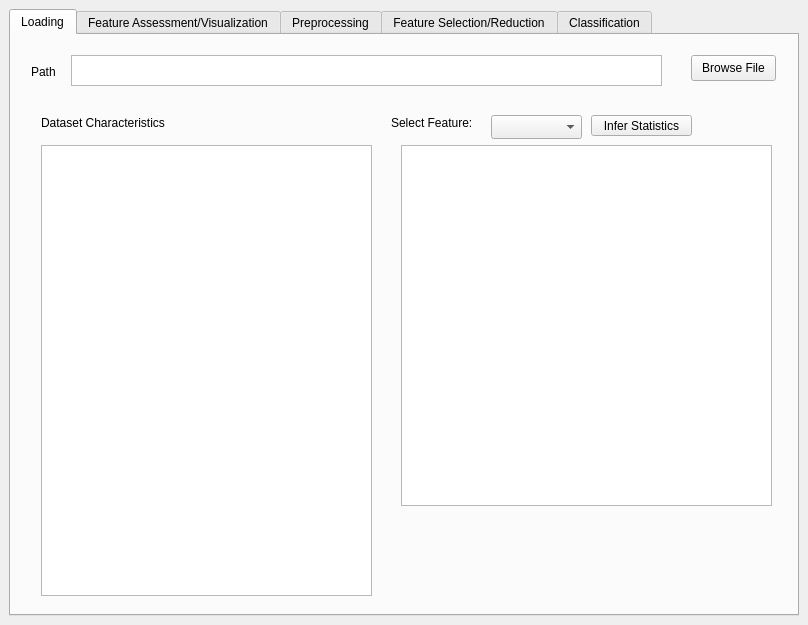
<?xml version="1.0" encoding="UTF-8"?>
<ui version="4.0">
 <class>MainWindow</class>
 <widget class="QMainWindow" name="MainWindow">
  <property name="geometry">
   <rect>
    <x>0</x>
    <y>0</y>
    <width>808</width>
    <height>625</height>
   </rect>
  </property>
  <property name="windowTitle">
   <string>Default Credit Card Predictor</string>
  </property>
  <widget class="QWidget" name="centralwidget">
   <layout class="QVBoxLayout" name="verticalLayout">
    <item>
     <widget class="QTabWidget" name="tabWidget">
      <property name="currentIndex">
       <number>0</number>
      </property>
      <widget class="QWidget" name="loading_tab">
       <attribute name="title">
        <string>Loading</string>
       </attribute>
       <widget class="QTextBrowser" name="path_text">
        <property name="geometry">
         <rect>
          <x>60</x>
          <y>20</y>
          <width>591</width>
          <height>31</height>
         </rect>
        </property>
       </widget>
       <widget class="QLabel" name="path_label">
        <property name="geometry">
         <rect>
          <x>20</x>
          <y>30</y>
          <width>59</width>
          <height>14</height>
         </rect>
        </property>
        <property name="text">
         <string>Path</string>
        </property>
       </widget>
       <widget class="QPushButton" name="browse_file_button">
        <property name="geometry">
         <rect>
          <x>680</x>
          <y>20</y>
          <width>85</width>
          <height>26</height>
         </rect>
        </property>
        <property name="text">
         <string>Browse File</string>
        </property>
       </widget>
       <widget class="QLabel" name="dataset_label">
        <property name="geometry">
         <rect>
          <x>30</x>
          <y>80</y>
          <width>151</width>
          <height>16</height>
         </rect>
        </property>
        <property name="text">
         <string>Dataset Characteristics</string>
        </property>
       </widget>
       <widget class="QLabel" name="select_feature_label">
        <property name="geometry">
         <rect>
          <x>380</x>
          <y>80</y>
          <width>101</width>
          <height>16</height>
         </rect>
        </property>
        <property name="text">
         <string>Select Feature:</string>
        </property>
       </widget>
       <widget class="QPushButton" name="select_feature_ok">
        <property name="geometry">
         <rect>
          <x>580</x>
          <y>80</y>
          <width>101</width>
          <height>21</height>
         </rect>
        </property>
        <property name="text">
         <string>Infer Statistics</string>
        </property>
       </widget>
       <widget class="QTextBrowser" name="dataset_text">
        <property name="geometry">
         <rect>
          <x>30</x>
          <y>110</y>
          <width>331</width>
          <height>451</height>
         </rect>
        </property>
       </widget>
       <widget class="QTextBrowser" name="feature_stats">
        <property name="geometry">
         <rect>
          <x>390</x>
          <y>110</y>
          <width>371</width>
          <height>361</height>
         </rect>
        </property>
       </widget>
       <widget class="QComboBox" name="feature_input">
        <property name="geometry">
         <rect>
          <x>480</x>
          <y>80</y>
          <width>91</width>
          <height>24</height>
         </rect>
        </property>
       </widget>
      </widget>
      <widget class="QWidget" name="visualization_tab">
       <attribute name="title">
        <string>Feature Assessment/Visualization</string>
       </attribute>
       <widget class="QGroupBox" name="groupBox">
        <property name="geometry">
         <rect>
          <x>20</x>
          <y>20</y>
          <width>751</width>
          <height>121</height>
         </rect>
        </property>
        <property name="title">
         <string>Feature Inspection</string>
        </property>
        <widget class="QRadioButton" name="histogram_dist">
         <property name="geometry">
          <rect>
           <x>10</x>
           <y>30</y>
           <width>251</width>
           <height>21</height>
          </rect>
         </property>
         <property name="text">
          <string>Normalized Histogram Distribution</string>
         </property>
        </widget>
        <widget class="QRadioButton" name="box_plot">
         <property name="geometry">
          <rect>
           <x>250</x>
           <y>30</y>
           <width>81</width>
           <height>21</height>
          </rect>
         </property>
         <property name="text">
          <string>Box Plot</string>
         </property>
        </widget>
        <widget class="QRadioButton" name="pairwise_histogram">
         <property name="geometry">
          <rect>
           <x>330</x>
           <y>30</y>
           <width>171</width>
           <height>21</height>
          </rect>
         </property>
         <property name="text">
          <string>Pairwise Relationships</string>
         </property>
        </widget>
        <widget class="QPushButton" name="plot_figure_button">
         <property name="geometry">
          <rect>
           <x>20</x>
           <y>90</y>
           <width>85</width>
           <height>26</height>
          </rect>
         </property>
         <property name="text">
          <string>Inspect</string>
         </property>
        </widget>
        <widget class="QLabel" name="select_feature1_label">
         <property name="geometry">
          <rect>
           <x>20</x>
           <y>60</y>
           <width>101</width>
           <height>16</height>
          </rect>
         </property>
         <property name="text">
          <string>Select Feature:</string>
         </property>
        </widget>
        <widget class="QComboBox" name="feature1_input">
         <property name="geometry">
          <rect>
           <x>120</x>
           <y>60</y>
           <width>91</width>
           <height>24</height>
          </rect>
         </property>
        </widget>
        <widget class="QComboBox" name="feature2_input">
         <property name="geometry">
          <rect>
           <x>220</x>
           <y>60</y>
           <width>91</width>
           <height>24</height>
          </rect>
         </property>
        </widget>
        <widget class="QComboBox" name="kind_of_diagonal_plot">
         <property name="geometry">
          <rect>
           <x>440</x>
           <y>60</y>
           <width>191</width>
           <height>24</height>
          </rect>
         </property>
         <item>
          <property name="text">
           <string>Histogram</string>
          </property>
         </item>
         <item>
          <property name="text">
           <string>Kernel Density Estimation</string>
          </property>
         </item>
        </widget>
        <widget class="QLabel" name="diagonal_subplots_label">
         <property name="geometry">
          <rect>
           <x>320</x>
           <y>60</y>
           <width>161</width>
           <height>16</height>
          </rect>
         </property>
         <property name="text">
          <string>Diagonal Subplots:</string>
         </property>
        </widget>
        <widget class="QRadioButton" name="pca_2d">
         <property name="geometry">
          <rect>
           <x>650</x>
           <y>60</y>
           <width>105</width>
           <height>21</height>
          </rect>
         </property>
         <property name="text">
          <string>PCA</string>
         </property>
        </widget>
        <widget class="QRadioButton" name="cdf">
         <property name="geometry">
          <rect>
           <x>500</x>
           <y>30</y>
           <width>81</width>
           <height>21</height>
          </rect>
         </property>
         <property name="text">
          <string>CDF/EDF</string>
         </property>
        </widget>
        <widget class="QRadioButton" name="lda">
         <property name="geometry">
          <rect>
           <x>650</x>
           <y>90</y>
           <width>71</width>
           <height>21</height>
          </rect>
         </property>
         <property name="text">
          <string>LDA</string>
         </property>
        </widget>
        <widget class="QRadioButton" name="pearson_correlation">
         <property name="geometry">
          <rect>
           <x>590</x>
           <y>30</y>
           <width>151</width>
           <height>21</height>
          </rect>
         </property>
         <property name="text">
          <string>Pearson Correlation</string>
         </property>
        </widget>
       </widget>
       <widget class="QLabel" name="feature_inspection_fig">
        <property name="geometry">
         <rect>
          <x>30</x>
          <y>170</y>
          <width>731</width>
          <height>381</height>
         </rect>
        </property>
        <property name="text">
         <string/>
        </property>
       </widget>
       <widget class="QTableWidget" name="correlation_table">
        <property name="geometry">
         <rect>
          <x>30</x>
          <y>170</y>
          <width>731</width>
          <height>381</height>
         </rect>
        </property>
       </widget>
      </widget>
      <widget class="QWidget" name="preprocessing_tab">
       <attribute name="title">
        <string>Preprocessing</string>
       </attribute>
       <widget class="QGroupBox" name="groupBox_2">
        <property name="geometry">
         <rect>
          <x>20</x>
          <y>20</y>
          <width>741</width>
          <height>101</height>
         </rect>
        </property>
        <property name="title">
         <string>Dataset Transformation</string>
        </property>
        <widget class="QRadioButton" name="standardize_radio">
         <property name="geometry">
          <rect>
           <x>20</x>
           <y>30</y>
           <width>161</width>
           <height>21</height>
          </rect>
         </property>
         <property name="text">
          <string>Standardize Features</string>
         </property>
        </widget>
        <widget class="QRadioButton" name="scale_minmax_radio">
         <property name="geometry">
          <rect>
           <x>190</x>
           <y>30</y>
           <width>211</width>
           <height>21</height>
          </rect>
         </property>
         <property name="text">
          <string>Scale Features to range [0,1]</string>
         </property>
        </widget>
        <widget class="QRadioButton" name="scale_absmax_radio">
         <property name="geometry">
          <rect>
           <x>410</x>
           <y>30</y>
           <width>211</width>
           <height>21</height>
          </rect>
         </property>
         <property name="text">
          <string>Scale Features to range [-1,1]</string>
         </property>
        </widget>
        <widget class="QRadioButton" name="normalize_samples_radio">
         <property name="geometry">
          <rect>
           <x>190</x>
           <y>60</y>
           <width>161</width>
           <height>21</height>
          </rect>
         </property>
         <property name="text">
          <string>Normalize Samples</string>
         </property>
        </widget>
        <widget class="QPushButton" name="transform_button">
         <property name="geometry">
          <rect>
           <x>360</x>
           <y>60</y>
           <width>111</width>
           <height>26</height>
          </rect>
         </property>
         <property name="text">
          <string>Transform Data</string>
         </property>
        </widget>
        <widget class="QPushButton" name="reset_button">
         <property name="geometry">
          <rect>
           <x>490</x>
           <y>60</y>
           <width>131</width>
           <height>26</height>
          </rect>
         </property>
         <property name="text">
          <string>Reset Original Data</string>
         </property>
        </widget>
        <widget class="QRadioButton" name="normalize_features_radio">
         <property name="geometry">
          <rect>
           <x>20</x>
           <y>60</y>
           <width>161</width>
           <height>21</height>
          </rect>
         </property>
         <property name="text">
          <string>Normalize Features</string>
         </property>
        </widget>
       </widget>
       <widget class="QGroupBox" name="groupBox_3">
        <property name="geometry">
         <rect>
          <x>10</x>
          <y>120</y>
          <width>741</width>
          <height>281</height>
         </rect>
        </property>
        <property name="title">
         <string>Dataset Balancing</string>
        </property>
        <widget class="QRadioButton" name="ncl_radio">
         <property name="geometry">
          <rect>
           <x>30</x>
           <y>150</y>
           <width>271</width>
           <height>21</height>
          </rect>
         </property>
         <property name="text">
          <string>Neighboorhood Cleaning Rule</string>
         </property>
        </widget>
        <widget class="QRadioButton" name="nearmiss_3_radio">
         <property name="geometry">
          <rect>
           <x>30</x>
           <y>120</y>
           <width>271</width>
           <height>21</height>
          </rect>
         </property>
         <property name="text">
          <string>NearMiss-3</string>
         </property>
        </widget>
        <widget class="QRadioButton" name="random_majority_radio">
         <property name="geometry">
          <rect>
           <x>30</x>
           <y>60</y>
           <width>341</width>
           <height>21</height>
          </rect>
         </property>
         <property name="text">
          <string>Random Majority Undersampling with Replacement</string>
         </property>
        </widget>
        <widget class="QRadioButton" name="nearmiss_1_radio">
         <property name="geometry">
          <rect>
           <x>30</x>
           <y>90</y>
           <width>311</width>
           <height>21</height>
          </rect>
         </property>
         <property name="text">
          <string>NearMiss-1</string>
         </property>
        </widget>
        <widget class="QRadioButton" name="random_minority_radio">
         <property name="geometry">
          <rect>
           <x>390</x>
           <y>60</y>
           <width>341</width>
           <height>21</height>
          </rect>
         </property>
         <property name="text">
          <string>Random Minority Oversampling with Replacement</string>
         </property>
        </widget>
        <widget class="QRadioButton" name="smote_radio">
         <property name="geometry">
          <rect>
           <x>390</x>
           <y>90</y>
           <width>351</width>
           <height>21</height>
          </rect>
         </property>
         <property name="text">
          <string>SMOTE - Synthetic Minority Oversampling Technique</string>
         </property>
        </widget>
        <widget class="QLabel" name="label">
         <property name="geometry">
          <rect>
           <x>30</x>
           <y>30</y>
           <width>101</width>
           <height>16</height>
          </rect>
         </property>
         <property name="font">
          <font>
           <weight>75</weight>
           <bold>true</bold>
          </font>
         </property>
         <property name="text">
          <string>Undersampling</string>
         </property>
        </widget>
        <widget class="QLabel" name="label_2">
         <property name="geometry">
          <rect>
           <x>390</x>
           <y>30</y>
           <width>101</width>
           <height>16</height>
          </rect>
         </property>
         <property name="font">
          <font>
           <weight>75</weight>
           <bold>true</bold>
          </font>
         </property>
         <property name="text">
          <string>Oversampling</string>
         </property>
        </widget>
       </widget>
       <widget class="QPushButton" name="resample_button">
        <property name="geometry">
         <rect>
          <x>250</x>
          <y>300</y>
          <width>85</width>
          <height>26</height>
         </rect>
        </property>
        <property name="text">
         <string>Resample</string>
        </property>
       </widget>
       <widget class="QPushButton" name="reset_button2">
        <property name="geometry">
         <rect>
          <x>350</x>
          <y>300</y>
          <width>131</width>
          <height>26</height>
         </rect>
        </property>
        <property name="text">
         <string>Reset Original Data</string>
        </property>
       </widget>
      </widget>
      <widget class="QWidget" name="feature_selection_tab">
       <attribute name="title">
        <string>Feature Selection/Reduction</string>
       </attribute>
       <widget class="QGroupBox" name="groupBox_4">
        <property name="geometry">
         <rect>
          <x>20</x>
          <y>10</y>
          <width>751</width>
          <height>391</height>
         </rect>
        </property>
        <property name="title">
         <string>Feature Selection</string>
        </property>
        <widget class="QRadioButton" name="mRMR_radio">
         <property name="geometry">
          <rect>
           <x>10</x>
           <y>150</y>
           <width>351</width>
           <height>21</height>
          </rect>
         </property>
         <property name="text">
          <string>minimum Redundancy Maximum Relevance (mRMR)</string>
         </property>
        </widget>
        <widget class="QRadioButton" name="information_gain_radio">
         <property name="geometry">
          <rect>
           <x>10</x>
           <y>60</y>
           <width>141</width>
           <height>20</height>
          </rect>
         </property>
         <property name="text">
          <string>Information Gain</string>
         </property>
        </widget>
        <widget class="QRadioButton" name="gain_ratio_radio">
         <property name="geometry">
          <rect>
           <x>150</x>
           <y>60</y>
           <width>91</width>
           <height>21</height>
          </rect>
         </property>
         <property name="text">
          <string>Gain Ratio</string>
         </property>
        </widget>
        <widget class="QLabel" name="label_3">
         <property name="geometry">
          <rect>
           <x>10</x>
           <y>30</y>
           <width>101</width>
           <height>16</height>
          </rect>
         </property>
         <property name="font">
          <font>
           <weight>75</weight>
           <bold>true</bold>
          </font>
         </property>
         <property name="text">
          <string>Filter Methods</string>
         </property>
        </widget>
        <widget class="QLabel" name="label_4">
         <property name="geometry">
          <rect>
           <x>10</x>
           <y>220</y>
           <width>131</width>
           <height>16</height>
          </rect>
         </property>
         <property name="font">
          <font>
           <weight>75</weight>
           <bold>true</bold>
          </font>
         </property>
         <property name="text">
          <string>Wrapper Methods</string>
         </property>
        </widget>
        <widget class="QRadioButton" name="fisher_score_radio">
         <property name="geometry">
          <rect>
           <x>480</x>
           <y>60</y>
           <width>101</width>
           <height>21</height>
          </rect>
         </property>
         <property name="text">
          <string>Fisher Score</string>
         </property>
        </widget>
        <widget class="QRadioButton" name="chi_squared_radio">
         <property name="geometry">
          <rect>
           <x>250</x>
           <y>60</y>
           <width>101</width>
           <height>21</height>
          </rect>
         </property>
         <property name="text">
          <string>Chi Squared</string>
         </property>
        </widget>
        <widget class="QRadioButton" name="kw_radio">
         <property name="geometry">
          <rect>
           <x>360</x>
           <y>60</y>
           <width>111</width>
           <height>21</height>
          </rect>
         </property>
         <property name="text">
          <string>Kruskal-Wallis</string>
         </property>
        </widget>
        <widget class="QRadioButton" name="pearson_corr_ff_radio">
         <property name="geometry">
          <rect>
           <x>10</x>
           <y>90</y>
           <width>291</width>
           <height>21</height>
          </rect>
         </property>
         <property name="text">
          <string>Pearson Correlation (Feature-Feature)</string>
         </property>
        </widget>
        <widget class="QRadioButton" name="auc_radio">
         <property name="geometry">
          <rect>
           <x>10</x>
           <y>180</y>
           <width>311</width>
           <height>21</height>
          </rect>
         </property>
         <property name="text">
          <string>Area Under the Curve (AUC) of the ROC curve</string>
         </property>
        </widget>
        <widget class="QSpinBox" name="n_features_spinBox">
         <property name="geometry">
          <rect>
           <x>230</x>
           <y>310</y>
           <width>47</width>
           <height>24</height>
          </rect>
         </property>
         <property name="minimum">
          <number>1</number>
         </property>
        </widget>
        <widget class="QLabel" name="label_6">
         <property name="geometry">
          <rect>
           <x>90</x>
           <y>310</y>
           <width>131</width>
           <height>16</height>
          </rect>
         </property>
         <property name="text">
          <string>Top Features to Keep:</string>
         </property>
        </widget>
        <widget class="QPushButton" name="fs_pushButton">
         <property name="geometry">
          <rect>
           <x>300</x>
           <y>310</y>
           <width>161</width>
           <height>26</height>
          </rect>
         </property>
         <property name="text">
          <string>Apply Feature Selection</string>
         </property>
        </widget>
        <widget class="QPushButton" name="reset_button3">
         <property name="geometry">
          <rect>
           <x>470</x>
           <y>310</y>
           <width>131</width>
           <height>26</height>
          </rect>
         </property>
         <property name="text">
          <string>Reset Original Data</string>
         </property>
        </widget>
        <widget class="QRadioButton" name="pearson_corr_fc_radio">
         <property name="geometry">
          <rect>
           <x>10</x>
           <y>120</y>
           <width>291</width>
           <height>21</height>
          </rect>
         </property>
         <property name="text">
          <string>Pearson Correlation (Feature-Class)</string>
         </property>
        </widget>
        <widget class="QDoubleSpinBox" name="threshold_doubleSpinBox">
         <property name="geometry">
          <rect>
           <x>350</x>
           <y>110</y>
           <width>66</width>
           <height>24</height>
          </rect>
         </property>
         <property name="decimals">
          <number>2</number>
         </property>
         <property name="maximum">
          <double>1.000000000000000</double>
         </property>
         <property name="singleStep">
          <double>0.010000000000000</double>
         </property>
        </widget>
        <widget class="QLabel" name="threshold_label">
         <property name="geometry">
          <rect>
           <x>280</x>
           <y>110</y>
           <width>71</width>
           <height>16</height>
          </rect>
         </property>
         <property name="text">
          <string>Threshold:</string>
         </property>
        </widget>
        <widget class="QComboBox" name="sel_method_comboBox">
         <property name="geometry">
          <rect>
           <x>500</x>
           <y>150</y>
           <width>201</width>
           <height>24</height>
          </rect>
         </property>
         <item>
          <property name="text">
           <string>Additive Combination</string>
          </property>
         </item>
         <item>
          <property name="text">
           <string>Multiplicative Combination</string>
          </property>
         </item>
        </widget>
        <widget class="QLabel" name="sel_method_label">
         <property name="geometry">
          <rect>
           <x>380</x>
           <y>150</y>
           <width>111</width>
           <height>16</height>
          </rect>
         </property>
         <property name="text">
          <string>Selection Method:</string>
         </property>
        </widget>
        <widget class="QRadioButton" name="rfe_radio">
         <property name="geometry">
          <rect>
           <x>260</x>
           <y>250</y>
           <width>251</width>
           <height>21</height>
          </rect>
         </property>
         <property name="text">
          <string>Recursive Feature Elimination (RFE)</string>
         </property>
        </widget>
        <widget class="QRadioButton" name="sfs_radio">
         <property name="geometry">
          <rect>
           <x>10</x>
           <y>250</y>
           <width>241</width>
           <height>21</height>
          </rect>
         </property>
         <property name="text">
          <string>Sequential Forward Selection (SFS)</string>
         </property>
        </widget>
        <widget class="QRadioButton" name="sbs_radio">
         <property name="geometry">
          <rect>
           <x>10</x>
           <y>280</y>
           <width>251</width>
           <height>21</height>
          </rect>
         </property>
         <property name="text">
          <string>Sequential Backward Selection (SBS)</string>
         </property>
        </widget>
       </widget>
       <widget class="QGroupBox" name="groupBox_5">
        <property name="geometry">
         <rect>
          <x>20</x>
          <y>360</y>
          <width>751</width>
          <height>131</height>
         </rect>
        </property>
        <property name="title">
         <string>Feature Transformation/Reduction</string>
        </property>
        <widget class="QRadioButton" name="lda_radio">
         <property name="geometry">
          <rect>
           <x>10</x>
           <y>60</y>
           <width>291</width>
           <height>21</height>
          </rect>
         </property>
         <property name="text">
          <string>Fisher's Linear Discriminant Analysis (LDA)</string>
         </property>
        </widget>
        <widget class="QRadioButton" name="pca_radio">
         <property name="geometry">
          <rect>
           <x>10</x>
           <y>30</y>
           <width>251</width>
           <height>21</height>
          </rect>
         </property>
         <property name="text">
          <string>Principal Component Analysis (PCA)</string>
         </property>
        </widget>
        <widget class="QSpinBox" name="n_components_spinBox">
         <property name="geometry">
          <rect>
           <x>520</x>
           <y>30</y>
           <width>47</width>
           <height>24</height>
          </rect>
         </property>
         <property name="minimum">
          <number>1</number>
         </property>
        </widget>
        <widget class="QLabel" name="label_5">
         <property name="geometry">
          <rect>
           <x>320</x>
           <y>30</y>
           <width>191</width>
           <height>16</height>
          </rect>
         </property>
         <property name="text">
          <string>Numer of Components to Keep:</string>
         </property>
        </widget>
        <widget class="QPushButton" name="fr_pushButton">
         <property name="geometry">
          <rect>
           <x>320</x>
           <y>60</y>
           <width>161</width>
           <height>26</height>
          </rect>
         </property>
         <property name="text">
          <string>Apply Feature Reduction</string>
         </property>
        </widget>
        <widget class="QPushButton" name="reset_button4">
         <property name="geometry">
          <rect>
           <x>490</x>
           <y>60</y>
           <width>131</width>
           <height>26</height>
          </rect>
         </property>
         <property name="text">
          <string>Reset Original Data</string>
         </property>
        </widget>
       </widget>
      </widget>
      <widget class="QWidget" name="classification_tab">
       <attribute name="title">
        <string>Classification</string>
       </attribute>
       <widget class="QTabWidget" name="tabWidget_2">
        <property name="geometry">
         <rect>
          <x>10</x>
          <y>160</y>
          <width>771</width>
          <height>411</height>
         </rect>
        </property>
        <property name="currentIndex">
         <number>0</number>
        </property>
        <widget class="QWidget" name="results">
         <attribute name="title">
          <string>Results</string>
         </attribute>
         <widget class="QTextBrowser" name="results_textBrowser">
          <property name="geometry">
           <rect>
            <x>10</x>
            <y>10</y>
            <width>751</width>
            <height>361</height>
           </rect>
          </property>
         </widget>
        </widget>
        <widget class="QWidget" name="roc">
         <attribute name="title">
          <string>ROC Curves</string>
         </attribute>
         <widget class="QLabel" name="roc_curves_fig">
          <property name="geometry">
           <rect>
            <x>10</x>
            <y>10</y>
            <width>741</width>
            <height>361</height>
           </rect>
          </property>
          <property name="text">
           <string/>
          </property>
         </widget>
        </widget>
        <widget class="QWidget" name="precision_recall_roc">
         <attribute name="title">
          <string>Precision-Recall Curves</string>
         </attribute>
         <widget class="QLabel" name="pr_curves_fig">
          <property name="geometry">
           <rect>
            <x>10</x>
            <y>10</y>
            <width>741</width>
            <height>361</height>
           </rect>
          </property>
          <property name="text">
           <string/>
          </property>
         </widget>
        </widget>
       </widget>
       <widget class="QGroupBox" name="groupBox_6">
        <property name="geometry">
         <rect>
          <x>40</x>
          <y>10</y>
          <width>741</width>
          <height>151</height>
         </rect>
        </property>
        <property name="title">
         <string>Classifiers</string>
        </property>
        <widget class="QRadioButton" name="min_dist_clf_radio">
         <property name="geometry">
          <rect>
           <x>0</x>
           <y>20</y>
           <width>201</width>
           <height>21</height>
          </rect>
         </property>
         <property name="text">
          <string>Mininum Distance Classifier</string>
         </property>
        </widget>
        <widget class="QLabel" name="label_7">
         <property name="geometry">
          <rect>
           <x>370</x>
           <y>120</y>
           <width>221</width>
           <height>16</height>
          </rect>
         </property>
         <property name="text">
          <string>Stratified K-Folds Cross Validation:</string>
         </property>
        </widget>
        <widget class="QLabel" name="metric_distance_label">
         <property name="geometry">
          <rect>
           <x>220</x>
           <y>20</y>
           <width>101</width>
           <height>16</height>
          </rect>
         </property>
         <property name="text">
          <string>Metric Distance: </string>
         </property>
        </widget>
        <widget class="QSpinBox" name="k_folds_spinBox">
         <property name="geometry">
          <rect>
           <x>580</x>
           <y>120</y>
           <width>47</width>
           <height>24</height>
          </rect>
         </property>
         <property name="minimum">
          <number>2</number>
         </property>
         <property name="value">
          <number>5</number>
         </property>
        </widget>
        <widget class="QPushButton" name="train_test_pushButton">
         <property name="geometry">
          <rect>
           <x>640</x>
           <y>120</y>
           <width>85</width>
           <height>26</height>
          </rect>
         </property>
         <property name="text">
          <string>Train/Test</string>
         </property>
        </widget>
        <widget class="QComboBox" name="metric_dist_comboBox">
         <property name="geometry">
          <rect>
           <x>330</x>
           <y>20</y>
           <width>111</width>
           <height>24</height>
          </rect>
         </property>
         <item>
          <property name="text">
           <string>Euclidean</string>
          </property>
         </item>
         <item>
          <property name="text">
           <string>Minkowski</string>
          </property>
         </item>
         <item>
          <property name="text">
           <string>Manhattan</string>
          </property>
         </item>
         <item>
          <property name="text">
           <string>Mahalanobis</string>
          </property>
         </item>
        </widget>
        <widget class="QRadioButton" name="knn_radio">
         <property name="geometry">
          <rect>
           <x>0</x>
           <y>40</y>
           <width>61</width>
           <height>21</height>
          </rect>
         </property>
         <property name="text">
          <string>kNN</string>
         </property>
        </widget>
        <widget class="QRadioButton" name="naive_bayes_radio">
         <property name="geometry">
          <rect>
           <x>0</x>
           <y>60</y>
           <width>111</width>
           <height>21</height>
          </rect>
         </property>
         <property name="text">
          <string>Naive Bayes</string>
         </property>
        </widget>
        <widget class="QRadioButton" name="svm_radio">
         <property name="geometry">
          <rect>
           <x>0</x>
           <y>80</y>
           <width>61</width>
           <height>21</height>
          </rect>
         </property>
         <property name="text">
          <string>SVM</string>
         </property>
        </widget>
        <widget class="QRadioButton" name="random_forest_radio">
         <property name="geometry">
          <rect>
           <x>0</x>
           <y>120</y>
           <width>121</width>
           <height>21</height>
          </rect>
         </property>
         <property name="text">
          <string>Random Forest</string>
         </property>
        </widget>
        <widget class="QRadioButton" name="cart_radio">
         <property name="geometry">
          <rect>
           <x>0</x>
           <y>100</y>
           <width>161</width>
           <height>21</height>
          </rect>
         </property>
         <property name="text">
          <string>Decision Tree (CART)</string>
         </property>
        </widget>
        <widget class="QLabel" name="k_neighbors_label">
         <property name="geometry">
          <rect>
           <x>220</x>
           <y>50</y>
           <width>101</width>
           <height>16</height>
          </rect>
         </property>
         <property name="text">
          <string>Nº of Neighbors:</string>
         </property>
        </widget>
        <widget class="QSpinBox" name="k_neighbors_spinBox">
         <property name="geometry">
          <rect>
           <x>330</x>
           <y>50</y>
           <width>47</width>
           <height>24</height>
          </rect>
         </property>
         <property name="minimum">
          <number>1</number>
         </property>
         <property name="value">
          <number>5</number>
         </property>
        </widget>
        <widget class="QLabel" name="n_trees_label">
         <property name="geometry">
          <rect>
           <x>220</x>
           <y>110</y>
           <width>71</width>
           <height>16</height>
          </rect>
         </property>
         <property name="text">
          <string>Nº of Trees:</string>
         </property>
        </widget>
        <widget class="QSpinBox" name="n_trees_spinBox">
         <property name="geometry">
          <rect>
           <x>300</x>
           <y>110</y>
           <width>47</width>
           <height>24</height>
          </rect>
         </property>
         <property name="minimum">
          <number>1</number>
         </property>
         <property name="value">
          <number>10</number>
         </property>
        </widget>
        <widget class="QLabel" name="kernel_function_radio">
         <property name="geometry">
          <rect>
           <x>220</x>
           <y>80</y>
           <width>101</width>
           <height>16</height>
          </rect>
         </property>
         <property name="text">
          <string>Kernel Function: </string>
         </property>
        </widget>
        <widget class="QComboBox" name="kernenl_function_comboBox">
         <property name="geometry">
          <rect>
           <x>330</x>
           <y>80</y>
           <width>161</width>
           <height>24</height>
          </rect>
         </property>
         <item>
          <property name="text">
           <string>Radial Basis Function</string>
          </property>
         </item>
         <item>
          <property name="text">
           <string>Linear</string>
          </property>
         </item>
         <item>
          <property name="text">
           <string>Polymonial</string>
          </property>
         </item>
         <item>
          <property name="text">
           <string>Sigmoid</string>
          </property>
         </item>
        </widget>
        <widget class="QLabel" name="reg_constant_label">
         <property name="geometry">
          <rect>
           <x>510</x>
           <y>80</y>
           <width>21</width>
           <height>16</height>
          </rect>
         </property>
         <property name="text">
          <string>C:</string>
         </property>
        </widget>
        <widget class="QDoubleSpinBox" name="c_doubleSpinBox">
         <property name="geometry">
          <rect>
           <x>530</x>
           <y>80</y>
           <width>66</width>
           <height>24</height>
          </rect>
         </property>
         <property name="value">
          <double>1.000000000000000</double>
         </property>
        </widget>
        <widget class="QLabel" name="gamma_label">
         <property name="geometry">
          <rect>
           <x>610</x>
           <y>80</y>
           <width>41</width>
           <height>16</height>
          </rect>
         </property>
         <property name="text">
          <string>Gama:</string>
         </property>
        </widget>
        <widget class="QDoubleSpinBox" name="gamma_doubleSpinBox">
         <property name="geometry">
          <rect>
           <x>660</x>
           <y>80</y>
           <width>66</width>
           <height>24</height>
          </rect>
         </property>
         <property name="value">
          <double>1.000000000000000</double>
         </property>
        </widget>
       </widget>
      </widget>
     </widget>
    </item>
   </layout>
  </widget>
 </widget>
 <resources/>
 <connections/>
</ui>
